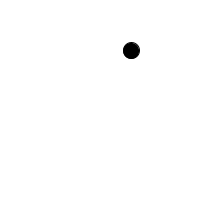
Frame 1 (no input)
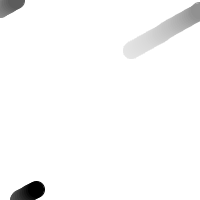
Frame 60 (the mouse pressed at the canvas centre just before this capture)
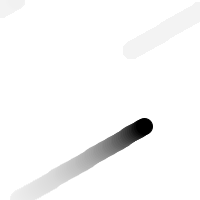
Frame 120 (the mouse held since frame 60 and released just before this capture)

The Processing sketch that drew these frames (run headless with seeded random() and noise(); from frame 60 on, the mouse is pressed at the canvas centre):

// Processing sketch: processing_60760
// ── processing_60760.pde

// PVector mover algorythm
// processing.org/learning/pvector/
// 08.05.2012 11:30
// reload script for change mover direction

// declare Mover object
Mover mover;

void setup () {
  size (200,200);
  smooth();
  background (255);
  
  // make Mover object
  mover = new Mover();
}

void draw() {
  noStroke();
  fill(255,10);
  rect(0,0,width,height);
  
  // call functions on Mover object
  mover.update();
  mover.checkEdges();
  mover.display();
}

class Mover {
  
  // one PVector for location
  // one PVector for velocity
  PVector location;
  PVector velocity;
  
  Mover() {
    location = new PVector(random(width),random(height));
    velocity = new PVector(random(-2,2),random(-2,2));
  }
  
  void update() {
    // algorythm : locations change by velocity
    location.add(velocity);
  }
  
  void display() {
    stroke(0);
    fill(0);
    ellipse(location.x,location.y,16,16);
  }
  
  void checkEdges() {
   
   if (location.x > width) { 
   location.x = 0;
  } else if (location.x < 0) {
    location.x = width;
  }
    
    
    if (location.y > height) {
      location.y = 0;
    } else if (location.y < 0) {
      location.y = height;
    }
  }
}
